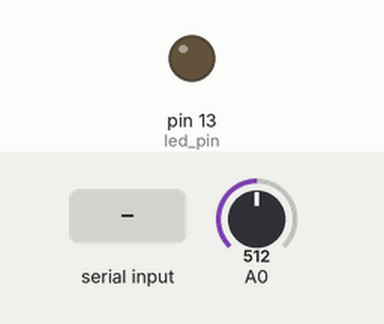
A sketch run on a simulated Arduino Uno, built with avr-gcc and run on an emulated ATmega328P. Shown: output pins drawn as LEDs (lit = HIGH). Inputs (shaded band) come from the test bench; at power-on: A0 = 512. What the sketch prints to the serial monitor is not drawn.

Above: at 1.2 s.
1.3 s: "o" received over Serial
At 2.0 s:
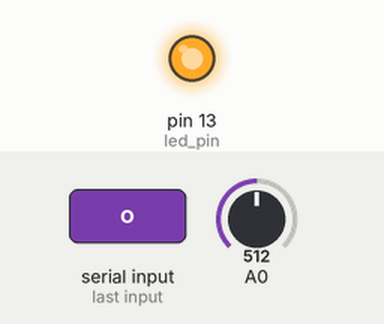
2.8 s: "x" received over Serial
At 3.3 s:
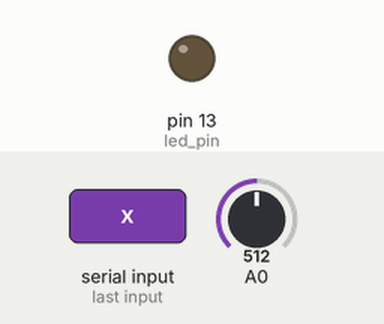
Timing chart, 0 to 5.8 s (numbered marks = the images above; inputs shaded):
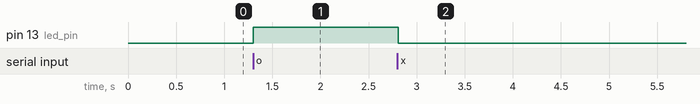

Measured:
- after the input at 1.3 s, pin 13 (led_pin): LOW → HIGH at once
- after the input at 2.8 s, pin 13 (led_pin): HIGH → LOW at once

The sketch:

arduino.ino
```cpp
char led_pin = 13;
char serial_recv;
int cds;

void setup(){
  pinMode(led_pin, OUTPUT);
  Serial.begin(9600);
}

void loop(){
  while(Serial.available() > 0){
    serial_recv = Serial.read();
    switch(serial_recv){
    case 'o':
      digitalWrite(led_pin, true);
      break;
    case 'x':
      digitalWrite(led_pin, false);
      break;
    }
  }
  cds = analogRead(0);
  Serial.println(cds);
  delay(100);
}
```
